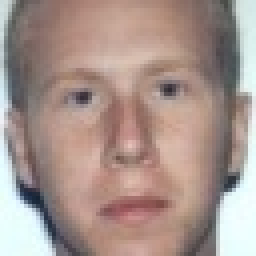
#> input picture test/file3420.jpg, 64 x 64 px (shown 4 times larger); its folder holds only this picture in this run
$ jupyter execute --allow-errors PCA.ipynb   (shell and % lines are left out)
#> lines starting #> are read from the running program, lines starting #| are printed output that depends on the picture
<h1 style="font-size:300%; background-color:#ffe4b5; color:#4b0082; text-align:center; line-height : 60px;">
Análisis de componentes principales</h1>

<p style="font-size:200%; text-align:center; line-height : 40px;  margin-top : 0; margin-bottom : 0; "> <br>John Alejandro Hernández Mora</p>
<p style="font-size:200%; text-align:center; line-height : 40px;  margin-top : 0; margin-bottom : 0; ">Oscar Iván Rojas Balcázar<br></p>
<p style="font-size:200%; text-align:center; line-height : 40px;  margin-top : 0; margin-bottom : 0; ">Juan Camilo Santana Salgado<br></p>

<p style="font-size:180%; text-align:center; line-height : 30px;  margin-top : 0; margin-bottom : 0; "> <br><br>Ingeniería Mecatrónica</p>
<p style="font-size:180%; text-align:center; line-height : 30px; margin-top : 0; "> Facultad de Ingeniería</p>
<p style="font-size:160%; text-align:center; line-height : 30px; margin-top : 0; "> Universidad Nacional de Colombia Sede Bogotá</p>
<p style="font-size:160%; text-align:center; line-height : 30px; margin-top : 0; "> <br>Mayo de 2021</p>

[cell 1]
import cv2
import numpy as np
import os
from IPython.display import Image
from matplotlib import pyplot as plt
from pylab import plot,subplot,axis,stem,show,figure

### Recopilación de banco de imágenes para entrenamiento:

[cell 2]
#Ciclo para obtener banco de imágenes
figs=[]

#> (the rest of this cell did not finish here and is left out)

[cell 3]
#Creación de la matriz de datos

nfigs=len(figs)
print('Número de ejemplares de entrenamiento: '+str(nfigs))

Data=np.empty((nfigs,4096))
x=0 #contador
for fig in figs:
    Data[x]=fig.reshape(1,4096)
    x=x+1

<h2 style="text-align:center">Análisis de componentes principales (PCA)</h2>

[cell 4]
#Análisis de Componentes Principales
Xpca=Data

#Cálculo de media
Xavg=np.mean(Xpca,axis=0)
Xavg=Xavg.reshape(1,Xavg.size)

#Centrado de datos en el origen
meanM=np.tile(Xavg,(Xpca.shape[0],1))
B=Xpca-meanM

#Implementación de PCA (desde SVD)
Upca,Spca,VTpca=np.linalg.svd(B/np.sqrt(Xpca.shape[0]),full_matrices=0)

print(B.shape)
print(Upca.shape)
print(VTpca.shape)

plt.subplots_adjust(top=3,bottom=0.3,left=0.10,right=2,hspace=0.25,wspace=0.5)
#> (this line was passed over: IPython is not available in this run)

#> (the rest of this cell did not finish here and is left out)

<p style="text-align:justify">Para este primer análisis, las eigenfaces están representadas por las filas del vector <b>V<sup>T</sup></b>, mientras que las direcciones de mayor varianza para cada uno de los componentes están determinadas, respectivamente, por cada columna del vector <b>U</b>.</p>

<h2 style="text-align:center">Descomposición en valores singulares (SVD)</h2>

[cell 5]
#Singular Value Decomposition (SVG) - Eigenfaces
Datasvd=Data.T

#Rostro promedio
media=np.mean(Datasvd,axis=1)
avgface=media.reshape((64,64))

X=Datasvd-np.tile(media.reshape(media.size,1),Datasvd.shape[1])
U,S,VT=np.linalg.svd(X,full_matrices=0)

plt.subplots_adjust(top=3,bottom=0.3,left=0.10,right=2,hspace=0.25,wspace=0.5)
#> (this line was passed over: IPython is not available in this run)

#> (the rest of this cell did not finish here and is left out)

[cell 6]
#Evaluación de eigenvalores significativos - Reducción de dimensionalidad
Sr=S.reshape(1,S.size)
Sac=np.empty((1,Sr.size)) #Arreglo que almacena suma acumulativa de eigenvalores

sprev=0
for x in range(0,S.size):
    Sac[0,x]=sprev+Sr[0,x]
    sprev=Sac[0,x]
    x=x+1

Sac=Sac/np.sum(Sr) #Normalización de arreglo Sac

nev=np.linspace(1,1238,num=1238,endpoint=True)
nev=nev.reshape(1,nev.size)

plt.subplots_adjust(top=3,bottom=2,left=0.10,right=2,hspace=0.25,wspace=0.5)
#> (this line was passed over: IPython is not available in this run)

#> (the rest of this cell did not finish here and is left out)

<p style="text-align:justify">A partir del diagrama acumulativo, se observa que es posible obtener alrededor del 95% de confianza en los resultados al considerar los primeros 600 eigenvalores. Lo anterior significa una reducción considerable en el gasto computacional, pues se requerirían sólo la mitad de las características originales para generar un resultado con una buena aproximación al ejemplar real.<br><br>
Es importante aclarar que esta reducción de dimensionalidad se puede entender como un método para comprimir las imágenes. El PCA es un tipo de extractor de características, en donde las nuevas características son estadísticamente independientes entre sí y se generan a partir de una combinación (lineal o no lineal) de las originales. En este caso, lo que se está haciendo al reducir las dimensiones es reducir el número de variables de las cuales depende cada característica calculada por el extractor sin perjudicar significativamente el rendimiento del mismo.</p>

[cell 7]
#Evaluación de reducción
tests=[]

with os.scandir('test/') as nms:
    for nm in nms:
        test=cv2.imread('test/'+nm.name,0)
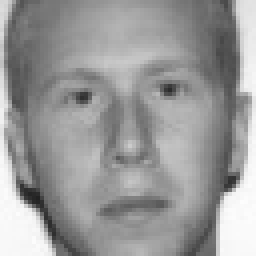
#> test: shape (64, 64) (shown 4 times larger); min 33, max 253, mean 153.3
        test=cv2.GaussianBlur(test,(3,3),0)
        tcent=test.reshape(4096,1)-media.reshape(media.size,1)
        tests.append(tcent)

plt.subplots_adjust(top=3,bottom=0.3,left=0.10,right=2,hspace=0.25,wspace=0.5)
#> (this line was passed over: IPython is not available in this run)

trunc=[25,50,100,200,600,800]

x=1
#> (the rest of this cell did not finish here and is left out)


$ run again, on test/file3537.jpg
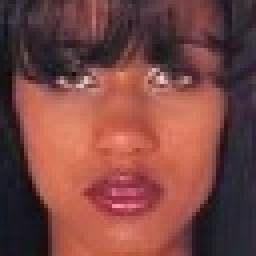
#> input picture test/file3537.jpg, 64 x 64 px (shown 4 times larger)
#> `test=cv2.imread('test/'+nm.name,0)`:
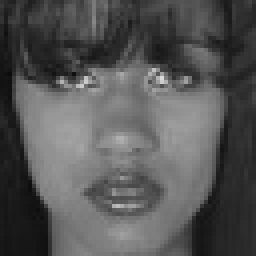
#> test: shape (64, 64) (shown 4 times larger); min 11, max 218, mean 85.6

$ run again, on test/file3464.jpg
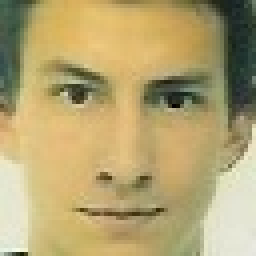
#> input picture test/file3464.jpg, 64 x 64 px (shown 4 times larger)
#> `test=cv2.imread('test/'+nm.name,0)`:
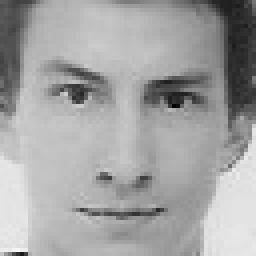
#> test: shape (64, 64) (shown 4 times larger); min 0, max 247, mean 163.1
#> `test=cv2.GaussianBlur(test,(3,3),0)`:
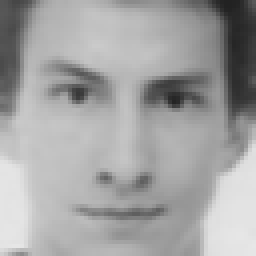
#> test: shape (64, 64) (shown 4 times larger); min 34, max 231, mean 163.2

$ run again, on test/file3476.jpg
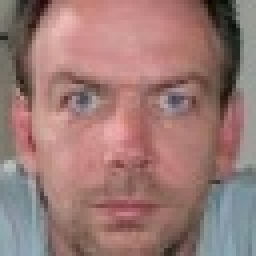
#> input picture test/file3476.jpg, 64 x 64 px (shown 4 times larger)
#> `test=cv2.imread('test/'+nm.name,0)`:
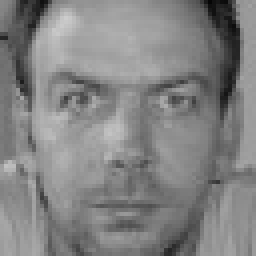
#> test: shape (64, 64) (shown 4 times larger); min 6, max 204, mean 130.9

$ run again, on test/file3524.jpg
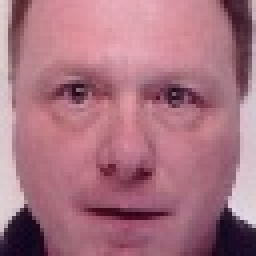
#> input picture test/file3524.jpg, 64 x 64 px (shown 4 times larger)
#> `test=cv2.imread('test/'+nm.name,0)`:
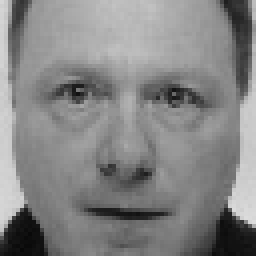
#> test: shape (64, 64) (shown 4 times larger); min 8, max 220, mean 132.6
#> `test=cv2.GaussianBlur(test,(3,3),0)`:
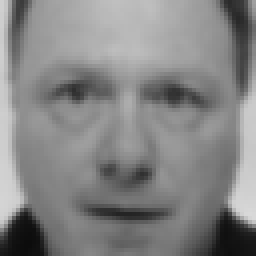
#> test: shape (64, 64) (shown 4 times larger); min 12, max 217, mean 132.4
